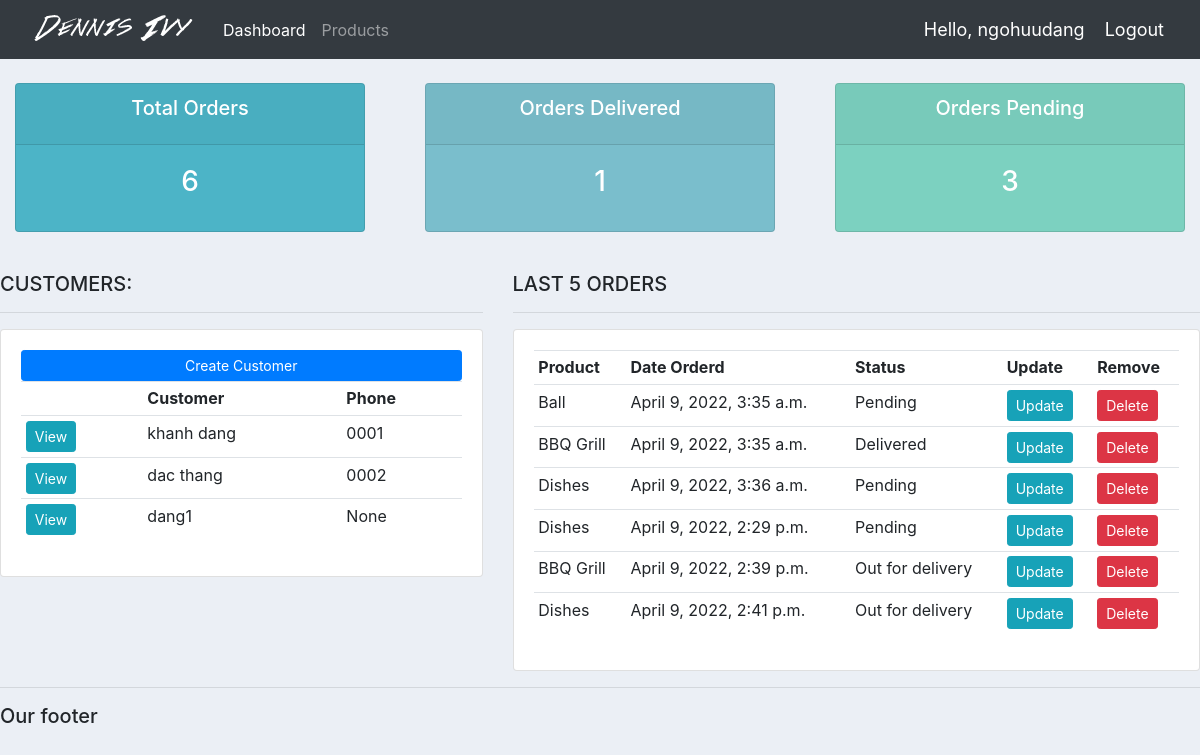
The app's page / (signed in) with its own data.
### accounts/models.py (models this page shows, shortened)
class Customer(models.Model):
    user = models.OneToOneField(User, null=True, blank=True, on_delete=models.CASCADE)
    name = models.CharField(max_length=200, null=True)
    phone = models.CharField(max_length=200, null=True)
    email = models.CharField(max_length=200, null=True)
    profile_pic = models.ImageField(default="profile1.png", null=True, blank=True)
    date_created = models.DateTimeField(auto_now_add = True,null =True)

class Order(models.Model):
    STATUS = (
        ('Pending', 'Pending'),
        ('Out for delivery', 'Out for delivery'),
        ('Delivered', 'Delivered')
    )
    customer = models.ForeignKey(Customer, null= True, on_delete= models.SET_NULL)
    product = models.ForeignKey(Product, null= True, on_delete= models.SET_NULL)
    date_created = models.DateTimeField(auto_now_add = True,null =True)
    status = models.CharField(max_length=200, null =True, choices=STATUS)
    note = models.CharField(max_length=1000, null=True)

class Product(models.Model):
    CATEGORY = (
        ('Indoor', 'Indoor'),
        ('Out door', 'Out door')
    )
    name = models.CharField(max_length=200, null =True)
    price = models.FloatField(null=True)
    category = models.CharField(max_length=200, null =True, choices=CATEGORY)
    description = models.CharField(max_length=200, null =True, blank= True)
    date_created = models.DateTimeField(auto_now_add = True,null =True)
    tag = models.ManyToManyField(Tag)
    def __str__(self):
        return self.name

### accounts/decorators.py (the view)
	def wrapper_function(request, *args, **kwargs):
		group = None
		if request.user.groups.exists():
			group = request.user.groups.all()[0].name
		if group == 'customer':
			return redirect('user-page')
		if group == 'admin':
			return view_func(request, *args, **kwargs)

### accounts/views.py (called while the page is built)
@login_required(login_url='login')
@admin_only #chỉ admin mới truy cập được vào home
def home(request):
    orders = Order.objects.all()
    customers = Customer.objects.all()
    total_customers = customers.count()
    total_orders = orders.count()
    delivered = orders.filter(status = 'Delivered').count()
    pending = orders.filter(status = 'Pending').count()
    context = {
        'orders':orders,
        'customers': customers,
        'total_orders': total_orders,
        'delivered': delivered,
        'pending':pending
    }
    return render(request, 'accounts/dashboard.html',context=context)

### accounts/templates/accounts/dashboard.html
{% extends "accounts/main.html" %}
{% block content %}
{% include "accounts/status.html" %}
    <br>
    <div class="row">
        <div class="col-md-5">
            <h5>CUSTOMERS:</h5>
            <hr>
            <div class="card card-body">
                <a class="btn btn-primary  btn-sm btn-block" href="">Create Customer</a>
                <table class="table table-sm">
                    <tr>
                        <th></th>
                        <th>Customer</th>
                        <th>Phone</th>
                    </tr>
                    {% for customer in customers %}
                        <tr>
                            <td><a class="btn btn-sm btn-info" href="{% url 'customer' customer.id %}">View</a></td>
                            <td>{{customer.name}}</td>
                            <td>{{customer.phone}}</td>
                        </tr>
                    {% endfor %}
                </table>
            </div>
        </div>
        <div class="col-md-7">
            <h5>LAST 5 ORDERS</h5>
            <hr>
            <div class="card card-body">
                <table class="table table-sm">
                    <tr>
                        <th>Product</th>
                        <th>Date Orderd</th>
                        <th>Status</th>
                        <th>Update</th>
                        <th>Remove</th>
                    </tr>
                    {% for order in orders %}
                        <tr>
                            <td>{{order.product}}</td>
                            <td>{{order.date_created}}</td>
                            <td>{{order.status}}</td>
                            <td><a class="btn btn-sm btn-info" href="{% url 'update_order' order.id %}">Update</a></td>
                            <td><a class="btn btn-sm btn-danger" href="{% url 'delete_order' order.id %}">Delete</a></td>
                        </tr>
                    {% endfor %}
                </table>
            </div>
        </div>
    </div>
{% endblock content %}

### accounts/templates/accounts/navbar.html (shortened to what this page needs)
{% load static %}
<nav class="navbar navbar-expand-lg navbar-dark bg-dark">
    <img src="{% static 'images/logo.png' %}" alt="">
    <div class="collapse navbar-collapse" id="navbarNav">
        <ul class="navbar-nav">
            {% if request.user.is_staff %}
                <li class="nav-item active">
                    <a class="nav-link" href="{% url 'home' %}">Dashboard</a>
                </li>
                <li class="nav-item">
                    <a class="nav-link" href="{% url 'products' %}">Products</a>
                </li>
            {% else %}
                <li class="nav-item">
                    <a class="nav-link" href="{% url 'account' %}">Settings</a>
                </li>
            {% endif %}
        </ul>
    </div>
    <span class="hello-msg">Hello, {{request.user}}</span>
    <span ><a  class="hello-msg" href="{% url 'logout' %}">Logout</a></span>
</nav>

### static/css/main.css (style rules this page uses)
body { background-color: #ebeff5; }

### accounts/templates/accounts/navbar.html (style rules this page uses)
.hello-msg { font-size: 18px; color: #fff; margin-right: 20px; }

### records on screen
Customer: name "khanh dang", phone "0001"
Customer: name "dac thang", phone "0002"
Customer: name "dang1", phone "None"
Order: product "Ball", date_created "April 9, 2022, 3:35 a.m.", status "Pending"
Order: product "BBQ Grill", date_created "April 9, 2022, 3:35 a.m.", status "Delivered"
Order: product "Dishes", date_created "April 9, 2022, 3:36 a.m.", status "Pending"
Order: product "Dishes", date_created "April 9, 2022, 2:29 p.m.", status "Pending"
Order: product "BBQ Grill", date_created "April 9, 2022, 2:39 p.m.", status "Out for delivery"
Order: product "Dishes", date_created "April 9, 2022, 2:41 p.m.", status "Out for delivery"

### other values on screen
{{ request.user }} "ngohuudang"
{{ total_orders }} "6"
{{ delivered }} "1"
{{ pending }} "3"
